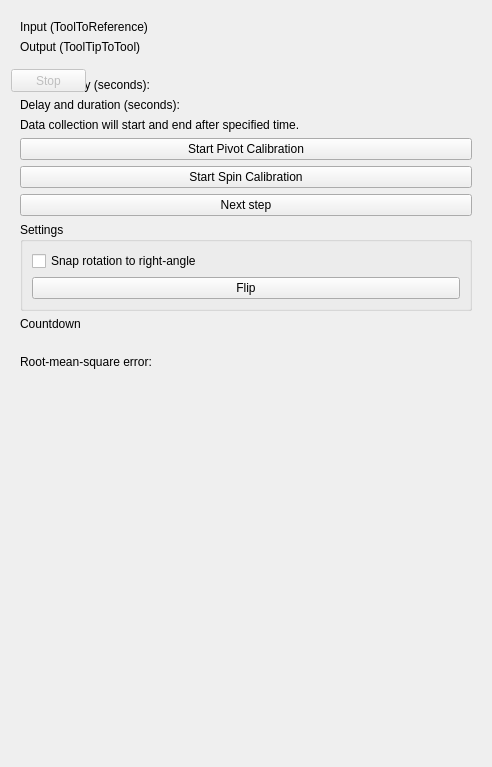
<?xml version="1.0" encoding="UTF-8"?>
<ui version="4.0">
 <class>qSlicerPivotCalibrationModule</class>
 <widget class="qSlicerWidget" name="qSlicerPivotCalibrationModule">
  <property name="enabled">
   <bool>true</bool>
  </property>
  <property name="geometry">
   <rect>
    <x>0</x>
    <y>0</y>
    <width>492</width>
    <height>767</height>
   </rect>
  </property>
  <property name="sizePolicy">
   <sizepolicy hsizetype="Preferred" vsizetype="Preferred">
    <horstretch>0</horstretch>
    <verstretch>0</verstretch>
   </sizepolicy>
  </property>
  <property name="windowTitle">
   <string>Form</string>
  </property>
  <property name="toolTip">
   <string/>
  </property>
  <layout class="QVBoxLayout" name="verticalLayout">
   <item>
    <widget class="ctkCollapsibleButton" name="IOCollapsibleButton" native="true">
     <property name="text" stdset="0">
      <string>IO</string>
     </property>
     <layout class="QFormLayout" name="formLayout">
      <property name="fieldGrowthPolicy">
       <enum>QFormLayout::AllNonFixedFieldsGrow</enum>
      </property>
      <item row="0" column="0">
       <widget class="QLabel" name="label">
        <property name="text">
         <string>Input (ToolToReference)</string>
        </property>
       </widget>
      </item>
      <item row="0" column="1">
       <widget class="qMRMLNodeComboBox" name="InputComboBox" native="true">
        <property name="nodeTypes" stdset="0">
         <stringlist>
          <string>vtkMRMLLinearTransformNode</string>
         </stringlist>
        </property>
       </widget>
      </item>
      <item row="1" column="0">
       <widget class="QLabel" name="label_2">
        <property name="text">
         <string>Output (ToolTipToTool)</string>
        </property>
       </widget>
      </item>
      <item row="1" column="1">
       <widget class="qMRMLNodeComboBox" name="OutputComboBox" native="true">
        <property name="nodeTypes" stdset="0">
         <stringlist>
          <string>vtkMRMLLinearTransformNode</string>
         </stringlist>
        </property>
        <property name="renameEnabled" stdset="0">
         <bool>true</bool>
        </property>
       </widget>
      </item>
     </layout>
    </widget>
   </item>
   <item>
    <widget class="ctkCollapsibleButton" name="ControlCollapsibleButton" native="true">
     <property name="text" stdset="0">
      <string>Controls</string>
     </property>
     <layout class="QVBoxLayout" name="verticalLayout_2">
      <item>
       <layout class="QHBoxLayout" name="horizontalLayout">
        <item>
         <widget class="QLabel" name="label_3">
          <property name="text">
           <string>Startup delay (seconds):  </string>
          </property>
         </widget>
        </item>
        <item>
         <widget class="ctkDoubleSpinBox" name="startupTimerEdit" native="true">
          <property name="decimals" stdset="0">
           <number>0</number>
          </property>
          <property name="minimum" stdset="0">
           <double>0.000000000000000</double>
          </property>
          <property name="maximum" stdset="0">
           <double>30.000000000000000</double>
          </property>
          <property name="value" stdset="0">
           <double>5.000000000000000</double>
          </property>
         </widget>
        </item>
       </layout>
      </item>
      <item>
       <layout class="QHBoxLayout" name="horizontalLayout1">
        <item>
         <widget class="QLabel" name="label_31">
          <property name="text">
           <string>Delay and duration (seconds):  </string>
          </property>
         </widget>
        </item>
        <item>
         <widget class="ctkDoubleSpinBox" name="durationTimerEdit" native="true">
          <property name="decimals" stdset="0">
           <number>0</number>
          </property>
          <property name="minimum" stdset="0">
           <double>3.000000000000000</double>
          </property>
          <property name="maximum" stdset="0">
           <double>60.000000000000000</double>
          </property>
          <property name="value" stdset="0">
           <double>5.000000000000000</double>
          </property>
         </widget>
        </item>
       </layout>
      </item>
      <item>
       <widget class="QLabel" name="label_5">
        <property name="layoutDirection">
         <enum>Qt::LeftToRight</enum>
        </property>
        <property name="text">
         <string>Data collection will start and end after specified time.</string>
        </property>
       </widget>
      </item>
      <item>
       <widget class="QPushButton" name="startPivotButton">
        <property name="toolTip">
         <string>&lt;html&gt;&lt;head/&gt;&lt;body&gt;&lt;p&gt;Start collecting data for pivot calibration. The calibration will be computed and orientation will be appropriately flipped on completion.&lt;/p&gt;&lt;/body&gt;&lt;/html&gt;</string>
        </property>
        <property name="text">
         <string>Start Pivot Calibration</string>
        </property>
       </widget>
      </item>
      <item>
       <widget class="QPushButton" name="startSpinButton">
        <property name="enabled">
         <bool>true</bool>
        </property>
        <property name="toolTip">
         <string>&lt;html&gt;&lt;head/&gt;&lt;body&gt;&lt;p&gt;Start collecting data for spin calibration. The calibration will be computed and orientation will be appropriately flipped on completion.&lt;/p&gt;&lt;/body&gt;&lt;/html&gt;</string>
        </property>
        <property name="text">
         <string>Start Spin Calibration</string>
        </property>
       </widget>
      </item>
      <item>
       <widget class="QPushButton" name="switchModuleButton">
        <property name="enabled">
         <bool>true</bool>
        </property>
        <property name="toolTip">
         <string>&lt;html&gt;&lt;head/&gt;&lt;body&gt;&lt;p&gt;Start collecting data for spin calibration. The calibration will be computed and orientation will be appropriately flipped on completion.&lt;/p&gt;&lt;/body&gt;&lt;/html&gt;</string>
        </property>
        <property name="text">
         <string>Next step</string>
        </property>
       </widget>
      </item>
      <item>
       <widget class="ctkCollapsibleGroupBox" name="settingsGroupBox">
        <property name="sizePolicy">
         <sizepolicy hsizetype="Minimum" vsizetype="Preferred">
          <horstretch>0</horstretch>
          <verstretch>0</verstretch>
         </sizepolicy>
        </property>
        <property name="title">
         <string>Settings</string>
        </property>
        <property name="checked">
         <bool>false</bool>
        </property>
        <property name="collapsed" stdset="0">
         <bool>true</bool>
        </property>
        <layout class="QVBoxLayout" name="verticalLayout_3">
         <item>
          <widget class="QCheckBox" name="snapCheckBox">
           <property name="toolTip">
            <string>Force snap the tool's orientation to be along the closest coordinate axis.</string>
           </property>
           <property name="text">
            <string>Snap rotation to right-angle</string>
           </property>
          </widget>
         </item>
         <item>
          <widget class="QPushButton" name="flipButton">
           <property name="toolTip">
            <string>If the tool points in the wrong direction, flip it to point in the opposite direction.</string>
           </property>
           <property name="text">
            <string>Flip</string>
           </property>
          </widget>
         </item>
        </layout>
       </widget>
      </item>
      <item>
       <widget class="QLabel" name="CountdownLabel">
        <property name="text">
         <string>Countdown</string>
        </property>
       </widget>
      </item>
     </layout>
     <widget class="QPushButton" name="stopButton">
      <property name="enabled">
       <bool>false</bool>
      </property>
      <property name="geometry">
       <rect>
        <x>0</x>
        <y>0</y>
        <width>75</width>
        <height>23</height>
       </rect>
      </property>
      <property name="visible">
       <bool>false</bool>
      </property>
      <property name="text">
       <string>Stop</string>
      </property>
     </widget>
    </widget>
   </item>
   <item>
    <widget class="ctkCollapsibleButton" name="DisplayCollapsibleButton" native="true">
     <property name="text" stdset="0">
      <string>Results</string>
     </property>
     <layout class="QFormLayout" name="formLayout_3">
      <property name="fieldGrowthPolicy">
       <enum>QFormLayout::AllNonFixedFieldsGrow</enum>
      </property>
      <item row="0" column="0">
       <widget class="QLabel" name="label_4">
        <property name="text">
         <string>Root-mean-square error:</string>
        </property>
       </widget>
      </item>
      <item row="0" column="1">
       <widget class="QLabel" name="rmseLabel">
        <property name="text">
         <string/>
        </property>
       </widget>
      </item>
     </layout>
    </widget>
   </item>
   <item>
    <spacer name="verticalSpacer">
     <property name="orientation">
      <enum>Qt::Vertical</enum>
     </property>
     <property name="sizeHint" stdset="0">
      <size>
       <width>0</width>
       <height>0</height>
      </size>
     </property>
    </spacer>
   </item>
  </layout>
 </widget>
 <customwidgets>
  <customwidget>
   <class>qMRMLNodeComboBox</class>
   <extends>QWidget</extends>
   <header>qMRMLNodeComboBox.h</header>
   <container>1</container>
  </customwidget>
  <customwidget>
   <class>qSlicerWidget</class>
   <extends>QWidget</extends>
   <header>qSlicerWidget.h</header>
   <container>1</container>
  </customwidget>
  <customwidget>
   <class>ctkCollapsibleButton</class>
   <extends>QWidget</extends>
   <header>ctkCollapsibleButton.h</header>
   <container>1</container>
  </customwidget>
  <customwidget>
   <class>ctkCollapsibleGroupBox</class>
   <extends>QGroupBox</extends>
   <header>ctkCollapsibleGroupBox.h</header>
   <container>1</container>
  </customwidget>
  <customwidget>
   <class>ctkDoubleSpinBox</class>
   <extends>QWidget</extends>
   <header>ctkDoubleSpinBox.h</header>
  </customwidget>
 </customwidgets>
 <resources/>
 <connections>
  <connection>
   <sender>qSlicerPivotCalibrationModule</sender>
   <signal>mrmlSceneChanged(vtkMRMLScene*)</signal>
   <receiver>InputComboBox</receiver>
   <slot>setMRMLScene(vtkMRMLScene*)</slot>
   <hints>
    <hint type="sourcelabel">
     <x>154</x>
     <y>7</y>
    </hint>
    <hint type="destinationlabel">
     <x>144</x>
     <y>52</y>
    </hint>
   </hints>
  </connection>
  <connection>
   <sender>qSlicerPivotCalibrationModule</sender>
   <signal>mrmlSceneChanged(vtkMRMLScene*)</signal>
   <receiver>OutputComboBox</receiver>
   <slot>setMRMLScene(vtkMRMLScene*)</slot>
   <hints>
    <hint type="sourcelabel">
     <x>167</x>
     <y>7</y>
    </hint>
    <hint type="destinationlabel">
     <x>149</x>
     <y>81</y>
    </hint>
   </hints>
  </connection>
 </connections>
</ui>
